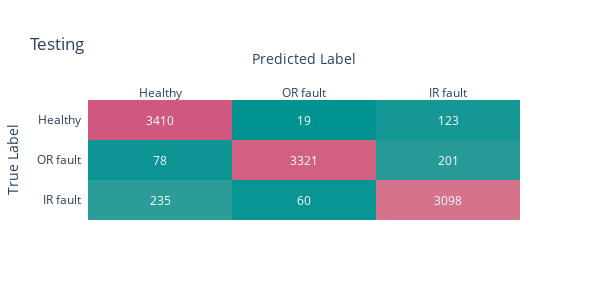

This figure's notebook cell:
### Code cell
# testing
# Construimos una visualización para la matriz de confusión
z_test = confusion_matrix(np.argmax(testy,axis=1), np.argmax(pred_test,axis=1))
# Reformateo la matriz para que me quede mejor el gráfico
z_test[[0,2],:] = z_test[[2,0],:]
x = ['Healthy', 'OR fault', 'IR fault']
y = ['IR fault', 'OR fault', 'Healthy']
z_text = [[str(y) for y in x] for x in z_test]
heatmap = ff.create_annotated_heatmap(z_test, x=x, y=y, annotation_text=z_text, colorscale='tealrose')
heatmap.update_layout(title_text='Testing',height=300,width=600,
                      xaxis_title="Predicted Label",yaxis_title="True Label")
heatmap.show()

### Figure 1 — Plotly figure (JSON) as saved in the notebook; plotly's stock layout.template omitted (floating-point values rounded to 4 significant figures)
{"data": [{"colorscale": [[0, "rgb(0, 147, 146)"], [0.1667, "rgb(114, 170, 161)"], [0.3333, "rgb(177, 199, 179)"], [0.5, "rgb(241, 234, 200)"], [0.6667, "rgb(229, 185, 173)"], [0.8333, "rgb(217, 137, 148)"], [1, "rgb(208, 88, 126)"]], "reversescale": false, "showscale": false, "type": "heatmap", "x": ["Healthy", "OR fault", "IR fault"], "y": ["IR fault", "OR fault", "Healthy"], "z": [[235, 60, 3098], [78, 3321, 201], [3410, 19, 123]]}], "layout": {"annotations": [{"font": {"color": "#FFFFFF"}, "showarrow": false, "text": "235", "x": "Healthy", "xref": "x", "y": "IR fault", "yref": "y"}, {"font": {"color": "#FFFFFF"}, "showarrow": false, "text": "60", "x": "OR fault", "xref": "x", "y": "IR fault", "yref": "y"}, {"font": {"color": "#FFFFFF"}, "showarrow": false, "text": "3098", "x": "IR fault", "xref": "x", "y": "IR fault", "yref": "y"}, {"font": {"color": "#FFFFFF"}, "showarrow": false, "text": "78", "x": "Healthy", "xref": "x", "y": "OR fault", "yref": "y"}, {"font": {"color": "#FFFFFF"}, "showarrow": false, "text": "3321", "x": "OR fault", "xref": "x", "y": "OR fault", "yref": "y"}, {"font": {"color": "#FFFFFF"}, "showarrow": false, "text": "201", "x": "IR fault", "xref": "x", "y": "OR fault", "yref": "y"}, {"font": {"color": "#FFFFFF"}, "showarrow": false, "text": "3410", "x": "Healthy", "xref": "x", "y": "Healthy", "yref": "y"}, {"font": {"color": "#FFFFFF"}, "showarrow": false, "text": "19", "x": "OR fault", "xref": "x", "y": "Healthy", "yref": "y"}, {"font": {"color": "#FFFFFF"}, "showarrow": false, "text": "123", "x": "IR fault", "xref": "x", "y": "Healthy", "yref": "y"}], "height": 300, "title": {"text": "Testing"}, "width": 600, "xaxis": {"dtick": 1, "gridcolor": "rgb(0, 0, 0)", "side": "top", "ticks": "", "title": {"text": "Predicted Label"}}, "yaxis": {"dtick": 1, "ticks": "", "ticksuffix": "  ", "title": {"text": "True Label"}}}}
